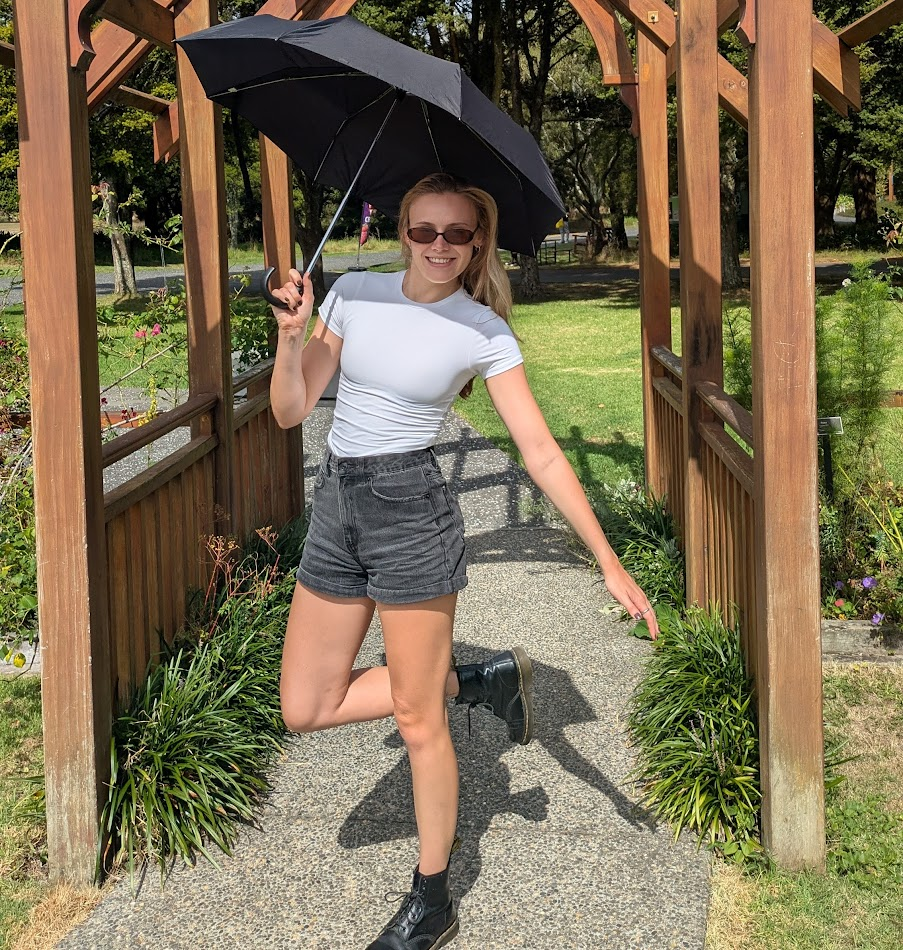
#> input picture portrait.jpg, 903 x 950 px
$ python main.py
#> lines starting #> are read from the running program, lines starting #| are printed output that depends on the picture; after the words box and inside, x2 and y2 are one past the last pixel; in counts of white or black regions, pixels touching at a corner belong together
### src/create_outline_image.py
import cv2
import numpy as np

def create_outline_image(image_path, output_path, low_threshold=50, high_threshold=150,
                        max_blur_kernel=21, min_blur_kernel=5, use_gradient_blur=True):
    """
    Converts an image to its "outline" version using Canny edge detection with optional gradient blur.

    Args:
        image_path (str): Path to the input image.
        output_path (str): Path to save the outline image.
        low_threshold (int): First threshold for the hysteresis procedure in Canny.
        high_threshold (int): Second threshold for the hysteresis procedure.
        max_blur_kernel (int): Maximum blur kernel size for top of image (must be odd).
        min_blur_kernel (int): Minimum blur kernel size for bottom of image (must be odd).
        use_gradient_blur (bool): Whether to use gradient blur or uniform blur.
    """
#> called with image_path = 'portrait.jpg', output_path = 'portrait_outline.jpg', low_threshold = 25, high_threshold = 50, max_blur_kernel = 33, min_blur_kernel = 3, use_gradient_blur = True
    # 1. Read the image in grayscale
    img = cv2.imread(image_path, cv2.IMREAD_GRAYSCALE)
#> img: shape (950, 903); min 0, max 255, mean 110.6
    if img is None:
        print(f"Error: Could not read image from {image_path}")
        return

    # 2. Apply blur to reduce noise before edge detection
    if use_gradient_blur:
        blurred_img = apply_gradient_blur(img, max_blur_kernel, min_blur_kernel)
    else:
        # Fallback to uniform blur for backward compatibility
        blurred_img = cv2.GaussianBlur(img, (11, 11), 0)

    # 3. Perform Canny edge detection
    edges = cv2.Canny(blurred_img, low_threshold, high_threshold)

    # 4. Invert the image
    # Canny creates white edges on a black background.
    # Our algorithm needs black lines on a white background.
    inverted_edges = 255 - edges

    # 5. Save the final outline image
    cv2.imwrite(output_path, inverted_edges)
    print(f"Outline image saved to {output_path}")


def apply_gradient_blur(img, max_blur_kernel, min_blur_kernel):
    """
    Apply variable Gaussian blur with bell curve pattern: maximum blur at top and bottom edges,
    minimum blur in the center (to preserve facial features).

    Args:
        img (numpy.ndarray): Input grayscale image.
        max_blur_kernel (int): Maximum blur kernel size for top and bottom edges.
        min_blur_kernel (int): Minimum blur kernel size for center of image.

    Returns:
        numpy.ndarray: Blurred image with bell curve blur effect.
    """
#> called with max_blur_kernel = 33, min_blur_kernel = 3
    height, width = img.shape
#> height = 950; width = 903
    result = np.zeros_like(img, dtype=np.float32)
    weight_map = np.zeros_like(img, dtype=np.float32)

    # Ensure kernels are odd
    max_blur_kernel = max_blur_kernel if max_blur_kernel % 2 == 1 else max_blur_kernel + 1
    min_blur_kernel = min_blur_kernel if min_blur_kernel % 2 == 1 else min_blur_kernel + 1

    # Use more strips for finer gradation and add overlap
    num_strips = 50  # Increased from 20 to 50 for smoother transitions
    overlap_ratio = 0.3  # 30% overlap between strips
    center_y = height / 2
#> center_y = 475

    # Calculate strip height with overlap
    base_strip_height = height / (num_strips - (num_strips - 1) * overlap_ratio)
#> base_strip_height = 26.91

    for i in range(num_strips):
        # Calculate strip boundaries with overlap
        y_start = int(i * base_strip_height * (1 - overlap_ratio))
        y_end = int(y_start + base_strip_height)

        # Clamp to image boundaries
        y_start = max(0, y_start)
        y_end = min(height, y_end)

        if y_start >= y_end:
            continue

        # Calculate center position of current strip
        strip_center_y = (y_start + y_end) / 2

        # Calculate distance from image center (0 = center, 1 = top/bottom edges)
        distance_from_center = abs(strip_center_y - center_y) / (height / 2)

        # Apply bell curve: minimum blur at center, maximum at edges
        # Use quadratic function for smooth transition
        blur_ratio = distance_from_center ** 2
        kernel_size = int(min_blur_kernel + blur_ratio * (max_blur_kernel - min_blur_kernel))

        # Ensure kernel size is odd and within bounds
        kernel_size = kernel_size if kernel_size % 2 == 1 else kernel_size + 1
        kernel_size = max(kernel_size, 3)  # Minimum kernel size of 3
        kernel_size = min(kernel_size, max_blur_kernel)  # Don't exceed maximum

        # Extract and blur the strip
        strip = img[y_start:y_end, :]
        blurred_strip = cv2.GaussianBlur(strip, (kernel_size, kernel_size), 0)

        # Create weight function for smooth blending (Gaussian-like falloff from center)
        strip_height = y_end - y_start
        if strip_height > 1:
            strip_center = strip_height / 2
            y_coords = np.arange(strip_height)
            # Create smooth weight function (higher in center, lower at edges)
            weights = np.exp(-((y_coords - strip_center) / (strip_height / 4)) ** 2)
            weights = weights.reshape(-1, 1)  # Make it a column vector
        else:
            weights = np.ones((strip_height, 1))

        # Accumulate weighted results
        result[y_start:y_end, :] += blurred_strip.astype(np.float32) * weights
        weight_map[y_start:y_end, :] += weights
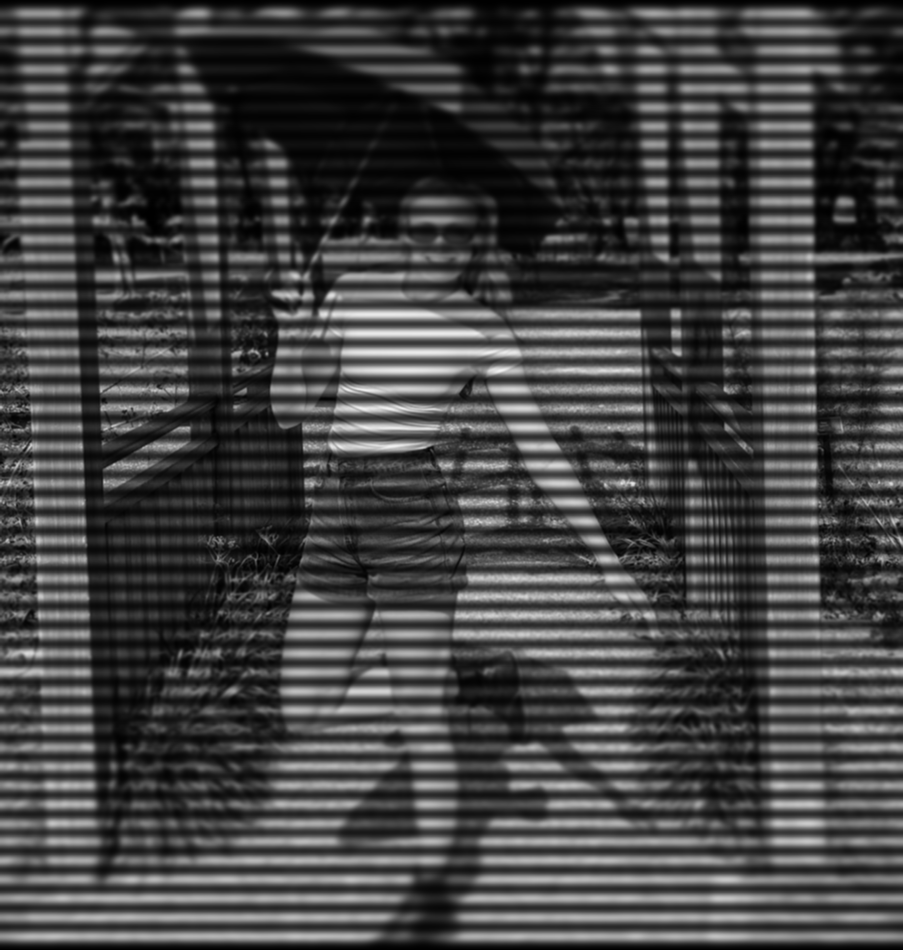
#> result: shape (950, 903) float32; min 0, max 243, mean 66.7
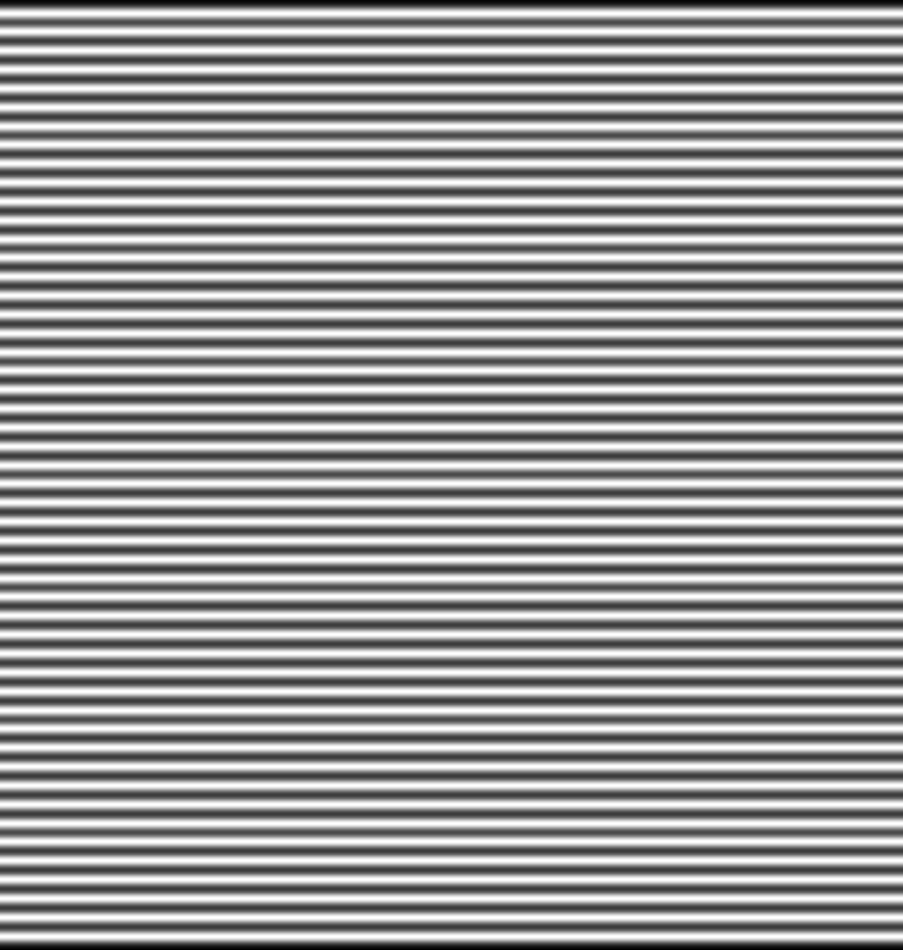
#> weight_map: shape (950, 903) float32; min 0, max 1, mean 0.603

    # Normalize by total weights to get final result
    # Avoid division by zero
    weight_map[weight_map == 0] = 1
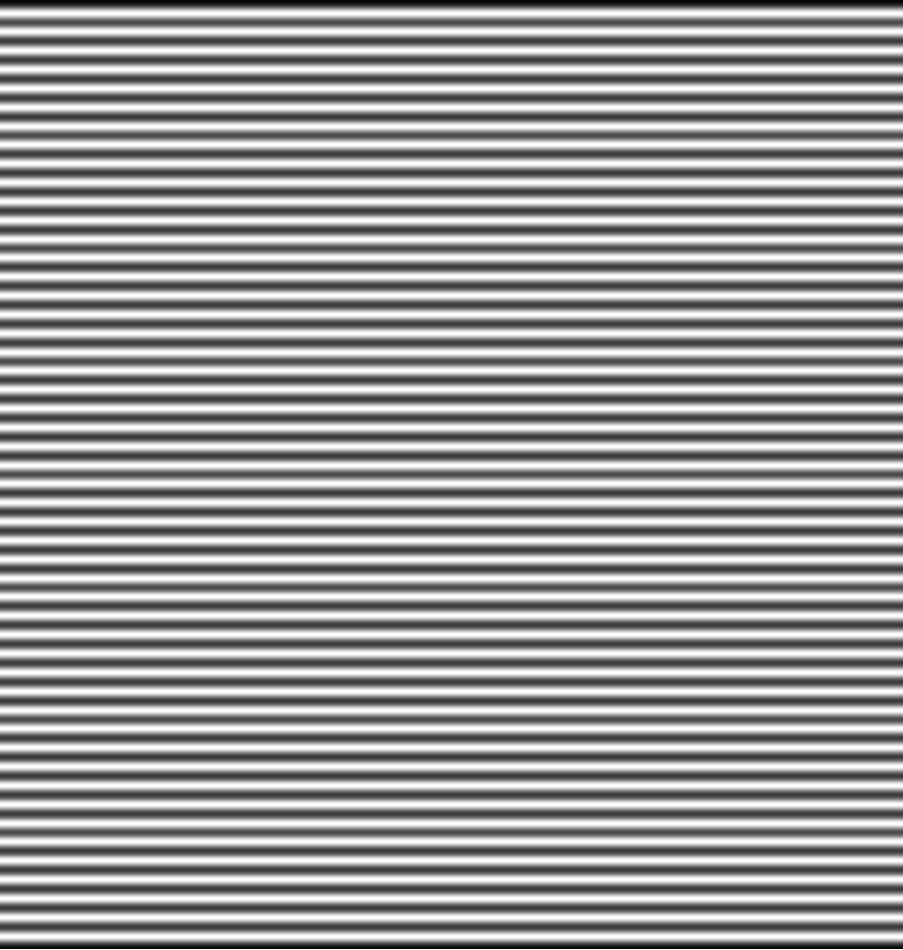
#> weight_map: shape (950, 903) float32; 0.11% of pixels changed, all inside (x1, y1, x2, y2) = (0, 949, 903, 950)
    result = result / weight_map
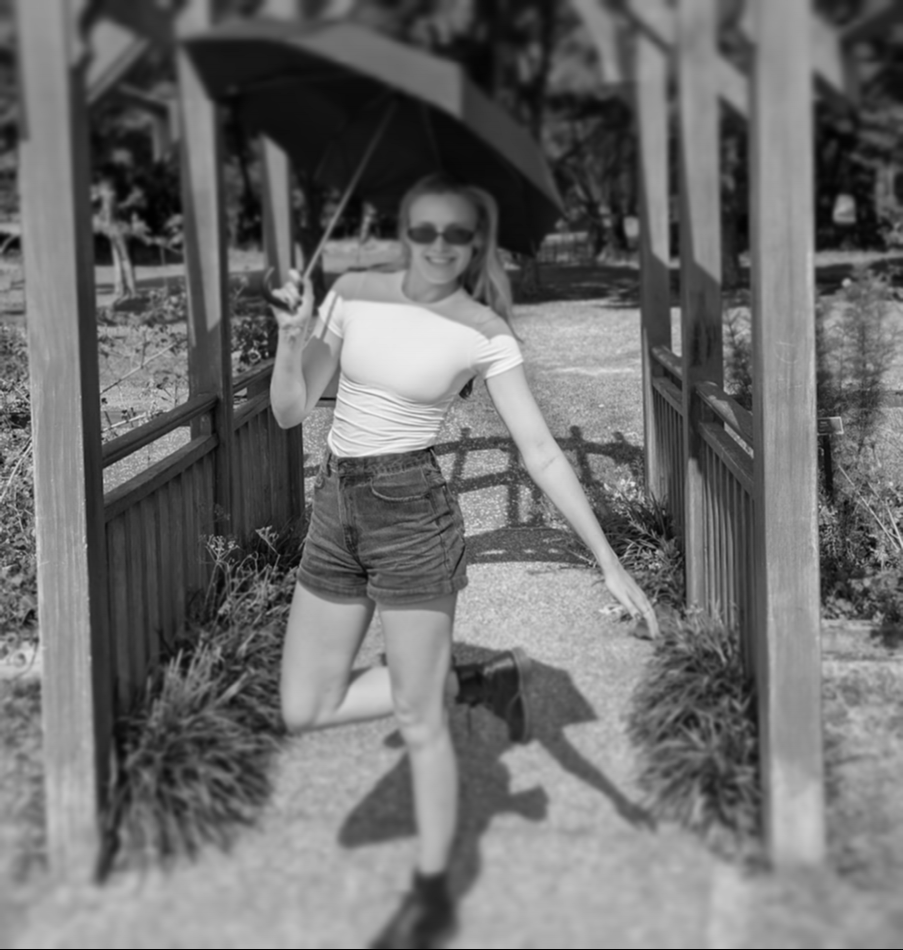
#> result: shape (950, 903) float32; min 0, max 245, mean 110.4

    # Apply final smoothing to eliminate any remaining artifacts
    result = cv2.GaussianBlur(result.astype(np.uint8), (5, 5), 0)

    return result

# Example usage:
# [3 lines that do not run on import are left out]

### main.py
import numpy as np
from PIL import Image, ImageDraw
from skimage.draw import line as get_line_pixels
import math
from tqdm import tqdm

from src.create_outline_image import create_outline_image
from src.greedy_generator import GreedyGenerator # Original algorithm implementation
from src.negative_greedy_generator import NegativeGreedyGenerator # Negative space approach

# --- EXAMPLE USAGE ---
if __name__ == '__main__':
    # Make sure you have an image named 'portrait.jpg' in the same directory,
    # or change the path to your image.
    try:

        create_outline_image('portrait.jpg', 'portrait_outline.jpg',
                           low_threshold=25, high_threshold=50,
                           max_blur_kernel=33, min_blur_kernel=3,
                           use_gradient_blur=True)
#> in create_outline_image, `edges = cv2.Canny(blurred_img, low_threshold, high_threshold)`:
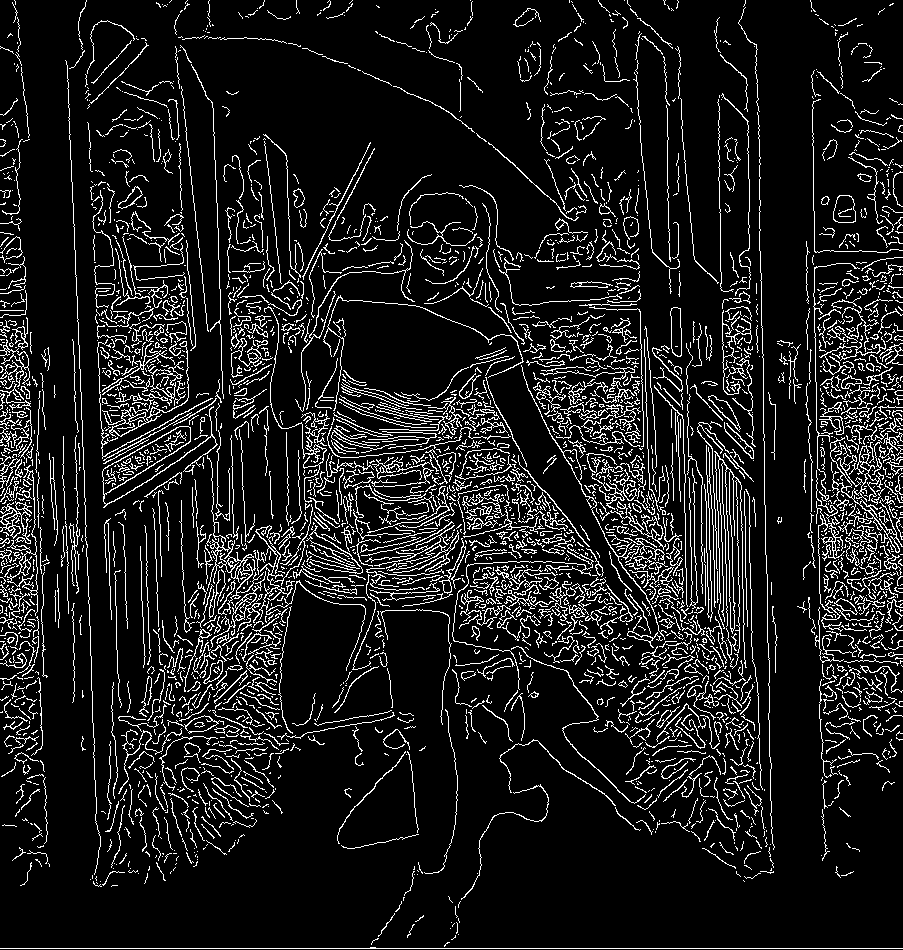
#> edges: shape (950, 903); 10.7% white in thin lines or dots
#> in create_outline_image, `inverted_edges = 255 - edges`: inverted_edges: shape (950, 903); 89.3% white; black in thin lines or dots

        # Example 1: Regular GreedyGenerator (draws facial features)
        print("=== Creating Regular String Art (facial features) ===")
#> (the run stopped early here; a loop or call above may not have finished)
